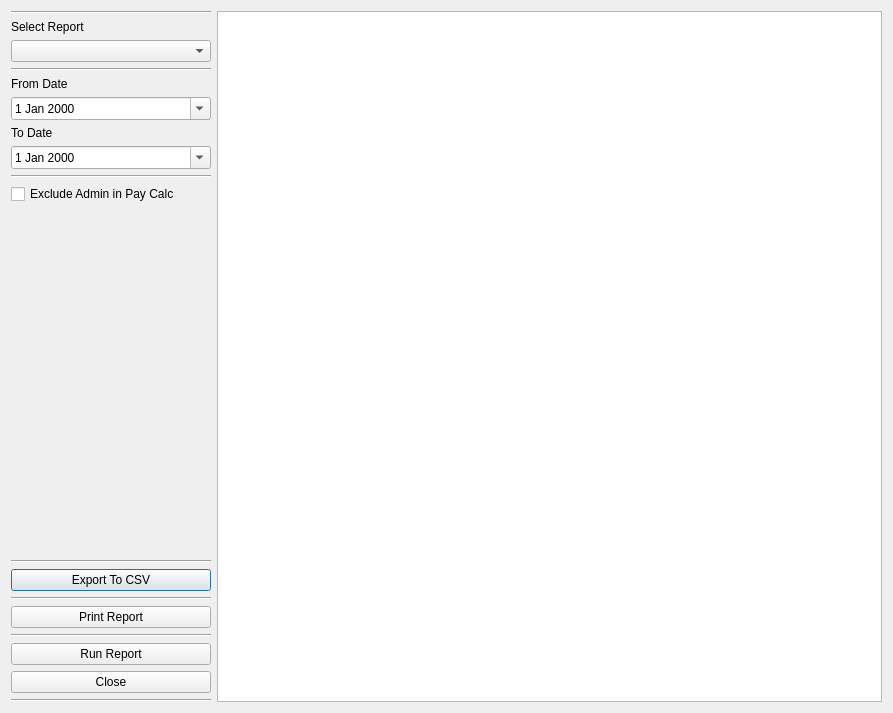
<?xml version="1.0" encoding="UTF-8"?>
<ui version="4.0">
 <class>reportingWindow</class>
 <widget class="QDialog" name="reportingWindow">
  <property name="geometry">
   <rect>
    <x>0</x>
    <y>0</y>
    <width>893</width>
    <height>713</height>
   </rect>
  </property>
  <property name="windowTitle">
   <string>Reporting Tool</string>
  </property>
  <layout class="QGridLayout" name="gridLayout_2">
   <item row="0" column="1">
    <layout class="QGridLayout" name="gridLayout">
     <item row="1" column="1">
      <widget class="QTableWidget" name="reportTableWidget">
       <property name="alternatingRowColors">
        <bool>true</bool>
       </property>
       <property name="sortingEnabled">
        <bool>true</bool>
       </property>
      </widget>
     </item>
     <item row="1" column="0">
      <layout class="QVBoxLayout" name="verticalLayout">
       <item>
        <widget class="Line" name="line_5">
         <property name="orientation">
          <enum>Qt::Horizontal</enum>
         </property>
        </widget>
       </item>
       <item>
        <widget class="QLabel" name="label">
         <property name="text">
          <string>Select Report</string>
         </property>
        </widget>
       </item>
       <item>
        <widget class="QComboBox" name="selectReportCombo">
         <property name="sizePolicy">
          <sizepolicy hsizetype="Fixed" vsizetype="Fixed">
           <horstretch>0</horstretch>
           <verstretch>0</verstretch>
          </sizepolicy>
         </property>
         <property name="minimumSize">
          <size>
           <width>200</width>
           <height>0</height>
          </size>
         </property>
         <property name="maximumSize">
          <size>
           <width>100</width>
           <height>16777215</height>
          </size>
         </property>
        </widget>
       </item>
       <item>
        <widget class="Line" name="line">
         <property name="orientation">
          <enum>Qt::Horizontal</enum>
         </property>
        </widget>
       </item>
       <item>
        <widget class="QLabel" name="label_2">
         <property name="text">
          <string>From Date</string>
         </property>
        </widget>
       </item>
       <item>
        <widget class="QDateEdit" name="fromDateEdit">
         <property name="calendarPopup">
          <bool>true</bool>
         </property>
        </widget>
       </item>
       <item>
        <widget class="QLabel" name="label_3">
         <property name="text">
          <string>To Date</string>
         </property>
        </widget>
       </item>
       <item>
        <widget class="QDateEdit" name="toDateEdit">
         <property name="calendarPopup">
          <bool>true</bool>
         </property>
        </widget>
       </item>
       <item>
        <widget class="Line" name="line_3">
         <property name="orientation">
          <enum>Qt::Horizontal</enum>
         </property>
        </widget>
       </item>
       <item>
        <widget class="QCheckBox" name="exAdminCheck">
         <property name="text">
          <string>Exclude Admin in Pay Calc</string>
         </property>
        </widget>
       </item>
       <item>
        <spacer name="verticalSpacer">
         <property name="orientation">
          <enum>Qt::Vertical</enum>
         </property>
         <property name="sizeHint" stdset="0">
          <size>
           <width>20</width>
           <height>40</height>
          </size>
         </property>
        </spacer>
       </item>
       <item>
        <widget class="Line" name="line_6">
         <property name="orientation">
          <enum>Qt::Horizontal</enum>
         </property>
        </widget>
       </item>
       <item>
        <widget class="QPushButton" name="exportToCSVBUT">
         <property name="text">
          <string>Export To CSV</string>
         </property>
        </widget>
       </item>
       <item>
        <widget class="Line" name="line_7">
         <property name="orientation">
          <enum>Qt::Horizontal</enum>
         </property>
        </widget>
       </item>
       <item>
        <widget class="QPushButton" name="printReportBut">
         <property name="text">
          <string>Print Report</string>
         </property>
        </widget>
       </item>
       <item>
        <widget class="Line" name="line_2">
         <property name="orientation">
          <enum>Qt::Horizontal</enum>
         </property>
        </widget>
       </item>
       <item>
        <widget class="QPushButton" name="runReportBut">
         <property name="text">
          <string>Run Report</string>
         </property>
        </widget>
       </item>
       <item>
        <widget class="QPushButton" name="closeBut">
         <property name="text">
          <string>Close</string>
         </property>
        </widget>
       </item>
       <item>
        <widget class="Line" name="line_4">
         <property name="orientation">
          <enum>Qt::Horizontal</enum>
         </property>
        </widget>
       </item>
      </layout>
     </item>
    </layout>
   </item>
  </layout>
 </widget>
 <resources/>
 <connections/>
</ui>
